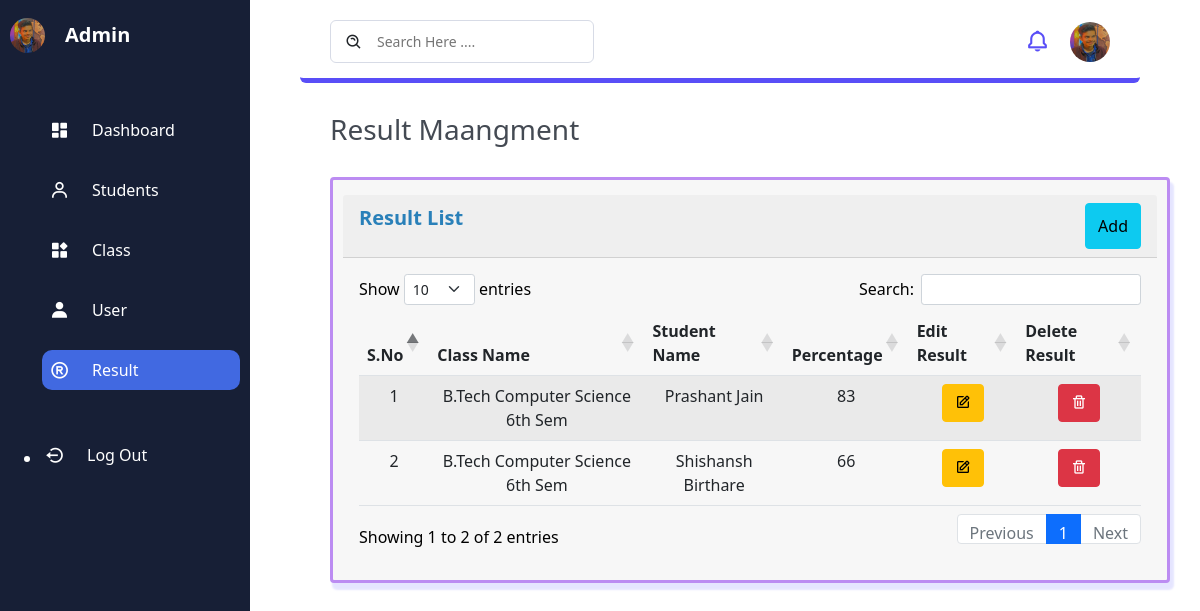
Screenshot of /admin/result.php with the database file from the repository.
### tables this page shows
CREATE TABLE `result` (
  `result_id` int(25) NOT NULL,
  `class_id` int(25) NOT NULL,
  `student_id` int(25) NOT NULL,
  `total_marks` int(10) NOT NULL,
  `percentage` int(25) NOT NULL,
  `status` varchar(10) NOT NULL,
  `result_create_date` varchar(250) NOT NULL
);

CREATE TABLE `class_name` (
  `id` int(25) NOT NULL,
  `class_code` varchar(255) NOT NULL,
  `class_name` varchar(255) NOT NULL,
  `class_create_date` varchar(25) NOT NULL
);

CREATE TABLE `student_name` (
  `id` int(25) NOT NULL,
  `class_id` int(25) NOT NULL,
  `student_roll_no` varchar(255) NOT NULL,
  `student_name` varchar(255) NOT NULL,
  `student_email` varchar(255) NOT NULL,
  `class` varchar(255) NOT NULL,
  `gender` varchar(255) NOT NULL,
  `dob` varchar(255) NOT NULL,
  `student_created_date` varchar(255) NOT NULL
);

### admin/result.php (the view, shortened to what this page needs)
<?php
    include 'link.php';
    include 'conn.php';
?>
<!DOCTYPE html>
<html lang="en">
<head>
</head>
<body>
    <section class="sidebar">
        <div class="logo">
            <a href="#"><img src="img/Prashant Jain.png"><span>Admin</span></a>
        </div>
        <ul class="side-menu">
            <li class="nav-item">
                <a href="index.php">
                    <i class='bx bxs-dashboard' ></i>
                    <span>Dashboard</span>
                </a>
            </li>
            <li class="nav-item">
                <a href="students.php">
                    <i class='bx bx-user'></i>
                    <span>Students</span>
                </a>
            </li>
            <li class="nav-item">
                <a href="class.php">
                    <i class='bx bxs-widget'></i>
                    <span>Class</span>
                </a>
            </li>
            <li class="nav-item">
                <a href="#">
                    <i class='bx bxs-user'></i>
                    <span>User</span>
                </a>
            </li>
            <li class="nav-item active">
                <a href="result.php">
                    <i class='bx bx-registered'></i>
                    <span>Result</span>
                </a>
            </li>
        </ul>
        <ul class="log">
            <li class="nav-item">
                <a href="../login/logOut.php">
                    <i class='bx bx-log-out-circle' ></i>
                    <span>Log Out</span>
                </a>
            </li>
        </ul>
    </section>
    <section class="main">
        <section class="navigation">
            <div class="n1">
                <div class="search">
                    <i class='bx bx-search-alt'></i>
                    <input type="text" name="search" id="search" placeholder="Search Here ....">
                </div>
            </div>
            <div class="profile">
                <i class='bx bx-bell'></i>
                <img src="img/Prashant Jain.png" alt="img">
            </div>
        </section>
        <div class="page-name">
            <h3>Result Maangment</h3>
        </div>
        <div class="card">
            <div class="card-header">
                <p>Result List</p>
                <button type="button" class="btn btn-info" data-bs-toggle="modal" data-bs-target="#resultModal">
                    Add
                </button>
            </div>
            <div class="card-body">
                <table id="example" class="table table-striped" style="width:100%; text-align: center;">
                    <thead>
                        <tr>
                            <th>S.No</th>
                            <th>Class Name</th>
                            <th>Student Name</th>
                            <th>Percentage</th>
                            <th>Edit Result</th>
                            <th>Delete Result</th>
                        </tr>
                    </thead>
                    <tbody>
                    <?php
                    $num = 1;
                    $selectquery = "SELECT * FROM result INNER JOIN class_name
                    ON class_name.id = result.class_id INNER JOIN student_name ON student_name.id = result.student_id ";
                    $query = mysqli_query($con,$selectquery);
                    while($result = mysqli_fetch_array($query)){ ?>
                        <tr>
                            <td><?php echo $num++; ?></td>
                            <td><?php echo $result['class_name'] ?></td>
                            <td><?php echo $result['student_name'] ?></td>
                            <td><?php echo $result['percentage']; ?></td>
                            <td><button class="btn btn-warning"><i class='bx bx-edit' data-bs-toggle="modal" data-bs-target="#editresult<?php echo $result['id'] ?>"></i></button></td>
                            <td><a href="result_delete.php?id=<?php echo $result[0]?>"><button class="btn btn-danger"><i class='bx bx-trash'></i></button></a></td>
                        </tr>
                        <?php
                    }  ?>
                    </tbody>
                </table>
            </div>
        </div>
    </section>
</body>
</html>

### admin/css/style.css (style rules this page uses)
* { padding: 0; margin: 0; box-sizing: border-box; }
.sidebar { position: fixed; top: 0; left: 0; width: 250px; height: 100vh; padding: 10px; background: #171f36; color: #fff; transition: 0.5s; }
.sidebar a { text-decoration: none; color: inherit; display: flex; align-items: center; }
.logo { height: 50px; margin: 0 0 50px 0; position: relative; }
.logo a { height: 100%; }
.logo a img { width: 35px; height: 35px; border-radius: 50%; }
.logo a span { width: 150px; overflow: hidden; font-size: 20px; font-weight: bold; margin: 0 0 0 20px; transition: 0.5s; }
.side-menu li { list-style: none; overflow: hidden; border-radius: 10px; padding: 5px; margin: 20px auto; text-transform: capitalize; transition: 0.5s; }
li a { position: relative; height: 30px; }
li a i { margin-right: 20px; font-size: 20px; width: 25px; text-align: center; }
li a span { width: 105px; overflow: hidden; height: 25px; transition: 0.5s; }
.log { margin: 50px 0 0 0; }
.main { width: calc(100% - 400px); margin: 5px 300px; transition: 0.5s; }
.active { background: royalblue; }
.main { width: calc(100% - 360px); }
.main .navigation { display: flex; align-items: center; justify-content: space-between; padding: 15px 30px; border-bottom: 5px solid #594ef7; background: #fff; border-radius: 6px; }
.main .navigation .search { display: flex; justify-content: flex-start; align-items: center; padding: 10px 14px; border: 1px solid #d7dbe6; border-radius: 6px; }
.main .navigation .search i { margin-right: 14px; font-size: 18px; }
.main .navigation .search input { border: none; outline: none; font-size: 14px; }
.main .navigation .profile { display: flex; align-items: center; justify-content: space-between; }
.main .navigation .profile i { margin-right: 20px; font-size: 25px; font-weight: 400; color: #594ef7; cursor: pointer; }
.main .navigation .profile img { height: 40px; width: 40px; border-radius: 50%; object-fit: cover; }
.page-name { color: #444a53; padding: 30px 30px 0 30px; font-size: 24px; font-weight: 700; }
.card { width: 100%; border: 3px solid #BC8CF2; margin: 30px; padding: 15px 10px; background-color: #F7F7F7; color: #000; box-shadow: 3px 6px 2px 1px rgba(0, 0, 255, .1); }
.card-header { display: flex; justify-content: space-between; }
.card-header p { color: #2980B9; font-size: 20px; font-weight: 700; }

### rows the page displays
result: class_name.class_name "B.Tech Computer Science 6th Sem", student_name.student_name "Prashant Jain", percentage "83"
result: class_name.class_name "B.Tech Computer Science 6th Sem", student_name.student_name "Shishansh Birthare", percentage "66"
